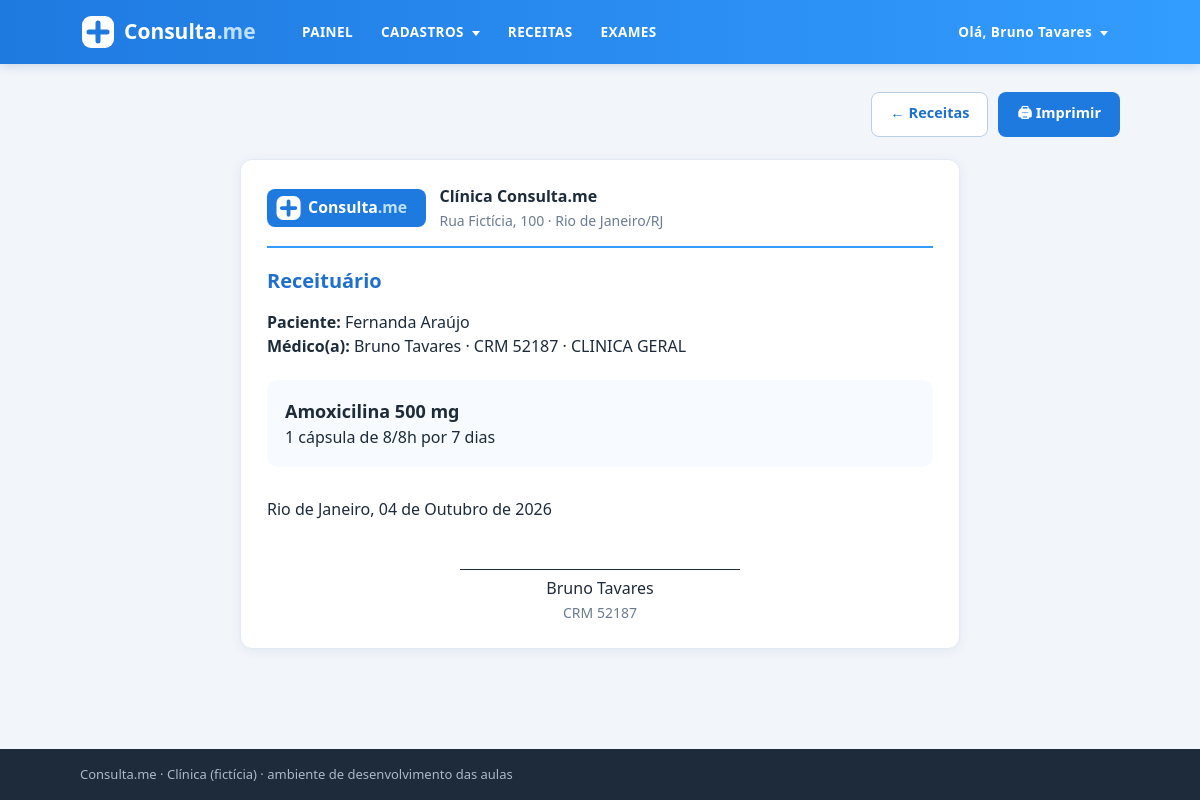
/receitas/1/ (signed in), run on the app's committed database.
### intranet/models.py (models this page shows, shortened)
class Consulta(models.Model):
    paciente_id = models.ForeignKey(Paciente, on_delete=models.CASCADE)
    medico_id = models.ForeignKey(Medico, on_delete=models.CASCADE)
    horario = models.DateTimeField(default=timezone.now)
    observacao = models.TextField(blank=True)   # anotações do atendimento
    status = models.CharField(
        default='A',
        max_length=1,
        choices=(
            ('A', 'Agendada'),
            ('X', 'Cancelada'),
            ('C', 'Confirmada'),
            ('R', 'Realizada')
        )
    )

class Paciente(models.Model):
    nome = models.CharField(max_length=50)
    sobrenome = models.CharField(max_length=50)
    email = models.EmailField()
    telefone = models.CharField(max_length=15)
    cpf = models.CharField(max_length=11)   # 11 dígitos, sem pontos e traço
    criacao_data = models.DateTimeField(default=timezone.now)
    mensagem = models.TextField(blank=True)
    ativo = models.BooleanField(default=True)
    imagem = models.ImageField(upload_to='img/%Y/%m', blank=True)
    def __str__(self):
        return f'{self.nome} {self.sobrenome}'

class Medico(models.Model):
    nome = models.CharField(max_length=30)
    sobrenome = models.CharField(max_length=30)
    email = models.EmailField()
    criacao_data = models.DateTimeField(default=timezone.now)
    telefone = models.CharField(max_length=15)
    crm = models.CharField(max_length=6)
    especialidade = models.CharField(max_length=20)
    ativo = models.BooleanField(default=True)
    mensagem = models.TextField(blank=True)
    imagem = models.ImageField(upload_to='img/%Y/%m', blank=True)
    usuario = models.OneToOneField(
        settings.AUTH_USER_MODEL,
        on_delete=models.SET_NULL,
        null=True, blank=True,
        related_name='medico',
    )
    def __str__(self):
        return f'{self.nome} {self.sobrenome}'

class Receita(models.Model):
    consulta = models.ForeignKey(Consulta, on_delete=models.CASCADE, related_name='receitas')
    medicamento = models.CharField(max_length=120)
    posologia = models.CharField(max_length=200)   # dose e frequência (ex.: "1 comprimido de 8/8h por 7 dias")
    observacoes = models.TextField(blank=True)
    emitida_em = models.DateTimeField(default=timezone.now)
    assinatura = models.TextField(blank=True)
    certificado = models.TextField(blank=True)

### intranet/views.py (the view)
# urls.py: path('receitas/<int:pk>/', views.receita_detalhe, name='receita-detalhe'),
@login_required
def receita_detalhe(request, pk):
    receita = get_object_or_404(
        Receita.objects.select_related('consulta__paciente_id', 'consulta__medico_id'), pk=pk
    )
    return render(request, 'intranet/receitas/imprimir.html', {'receita': receita})

### intranet/templates/intranet/receitas/imprimir.html (shortened to what this page needs)
{% extends 'intranet/base_logado.html' %}
{% load static %}
{% block content %}
<main class="container">
  <div class="table-controls nao-imprimir">
    <a href="{% url 'intranet:receita-list' %}" class="btn btn-secondary">← Receitas</a>
    <button class="btn btn-primary" onclick="window.print()">🖨 Imprimir</button>
  </div>
  <article class="card receita">
    <header class="receita-topo">
      <img src="{% static 'intranet/assets/logo.svg' %}" alt="Consulta.me">
      <div>
        <strong>Clínica Consulta.me</strong><br>
        <span class="muted">Rua Fictícia, 100 · Rio de Janeiro/RJ</span>
      </div>
    </header>
    <h2 class="title">Receituário</h2>
    {% with consulta=receita.consulta %}
    <p><strong>Paciente:</strong> {{ consulta.paciente_id }}</p>
    <p><strong>Médico(a):</strong> {{ consulta.medico_id }} · CRM {{ consulta.medico_id.crm }} · {{ consulta.medico_id.especialidade }}</p>
    {% endwith %}
    <div class="receita-corpo">
      <p class="receita-medicamento">{{ receita.medicamento }}</p>
      <p>{{ receita.posologia }}</p>
    </div>
    <footer class="receita-rodape">
      <p>Rio de Janeiro, {{ receita.emitida_em|date:"d \d\e F \d\e Y" }}</p>
      <div class="assinatura-linha">
        {{ receita.consulta.medico_id }}<br>
        <span class="muted">CRM {{ receita.consulta.medico_id.crm }}</span>
      </div>
    </footer>
  </article>
</main>
{% endblock %}

### intranet/templates/intranet/base_logado.html (shortened to what this page needs)
{% extends 'intranet/base.html' %}
{% load static %}
{% block header %}
<header class="header">
  <div class="container header-container">
    <a class="logo" href="{% url 'intranet:painel' %}">
      <img src="{% static 'intranet/assets/logo.svg' %}" alt="Consulta.me">
    </a>
    <nav class="main-nav">
      <ul class="nav-left">
        <li><a href="{% url 'intranet:painel' %}">PAINEL</a></li>
        <li class="dropdown">
          <a href="#">CADASTROS <i class="arrow-down"></i></a>
        </li>
        <li><a href="{% url 'intranet:receita-list' %}">RECEITAS</a></li>
        <li><a href="{% url 'intranet:exames' %}">EXAMES</a></li>
      </ul>
      <ul class="nav-right">
        <li class="dropdown">
          <a href="#">
            Olá, <span>{{ request.user.get_full_name|default:request.user.username }}</span> <i class="arrow-down"></i>
          </a>
        </li>
      </ul>
    </nav>
  </div>
</header>
{% endblock %}

### intranet/static/intranet/style.css (style rules this page uses)
* { box-sizing: border-box; margin: 0; padding: 0; }
body { font-family: 'Segoe UI', Helvetica, Arial, sans-serif; background: #f2f6fb; color: #1d2b3a; line-height: 1.5; min-height: 100vh; display: flex; flex-direction: column; }
a { color: #1f7ae0; text-decoration: none; }
.container { width: 100%; max-width: 1080px; margin: 0 auto; padding: 0 20px; }
main.container { flex: 1; padding-top: 28px; padding-bottom: 40px; }
.muted { color: #6b7c90; font-size: 14px; }
.header { background: #339cff; background: linear-gradient(90deg, #1f7ae0, #339cff); box-shadow: 0 2px 10px rgba(20, 60, 120, .18); }
.header-container { display: flex; align-items: center; justify-content: space-between; min-height: 64px; gap: 20px; }
.logo img { display: block; height: 40px; }
.main-nav { display: flex; align-items: center; justify-content: space-between; flex: 1; gap: 20px; }
.main-nav ul { list-style: none; display: flex; align-items: center; gap: 4px; }
.main-nav > ul > li > a { display: block; padding: 20px 12px; color: #fff; font-weight: 600; font-size: 13.5px; letter-spacing: .03em; }
.arrow-down { display: inline-block; width: 0; height: 0; margin-left: 4px; vertical-align: middle; border-left: 4px solid transparent; border-right: 4px solid transparent; border-top: 5px solid #fff; }
.header .dropdown { position: relative; }
.card { background: #fff; border-radius: 12px; padding: 24px 26px; margin-top: 22px; box-shadow: 0 2px 12px rgba(20, 60, 120, .07); border: 1px solid #e3eaf3; }
.title { font-size: 20px; color: #1f6fcc; margin-bottom: 14px; }
.table-controls { display: flex; justify-content: flex-end; gap: 10px; margin-bottom: 14px; }
.btn { display: inline-block; padding: 9px 18px; border-radius: 8px; border: 1px solid transparent; font-size: 14.5px; font-weight: 600; cursor: pointer; font-family: inherit; text-align: center; }
.btn-primary { background: #1f7ae0; color: #fff; }
.btn-secondary { background: #fff; color: #1f6fcc; border-color: #b9cfe6; }
.receita { max-width: 720px; margin-left: auto; margin-right: auto; }
.receita-topo { display: flex; align-items: center; gap: 14px; padding-bottom: 14px; margin-bottom: 18px; border-bottom: 2px solid #339cff; }
.receita-topo img { height: 38px; background: #1f7ae0; border-radius: 8px; padding: 4px 8px; }
.receita-corpo { margin: 22px 0; padding: 18px; background: #f7fbff; border-radius: 10px; }
.receita-medicamento { font-size: 18px; font-weight: 700; }
.receita-rodape { margin-top: 30px; }
.assinatura-linha { margin: 48px auto 0; width: 280px; border-top: 1px solid #1d2b3a; padding-top: 6px; text-align: center; }

### data on the page
Consulta: paciente_id "Fernanda Araújo", medico_id "Bruno Tavares", medico_id.crm "52187", medico_id.especialidade "CLINICA GERAL"
Receita: medicamento "Amoxicilina 500 mg", posologia "1 cápsula de 8/8h por 7 dias", emitida_em "04 de Outubro de 2026", consulta.medico_id "Bruno Tavares", consulta.medico_id.crm "52187"

### other printed values
{{ request.user.get_full_name|default:request.user.username }} "Bruno Tavares"
